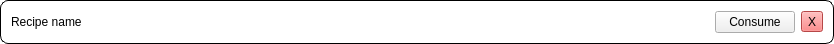
<?xml version="1.0" encoding="UTF-8"?>
<ui version="4.0">
 <class>InventoryEntry</class>
 <widget class="QWidget" name="InventoryEntry">
  <property name="geometry">
   <rect>
    <x>0</x>
    <y>0</y>
    <width>834</width>
    <height>40</height>
   </rect>
  </property>
  <property name="windowTitle">
   <string>Form</string>
  </property>
  <property name="styleSheet">
   <string notr="true">#InventoryEntry {
	border: 1px solid;
	border-radius: 8px;
	background-color: #ffffff;
}</string>
  </property>
  <layout class="QHBoxLayout" name="horizontalLayout">
   <item>
    <widget class="QLabel" name="itemType">
     <property name="text">
      <string>Recipe name</string>
     </property>
    </widget>
   </item>
   <item>
    <spacer name="horizontalSpacer_2">
     <property name="orientation">
      <enum>Qt::Horizontal</enum>
     </property>
     <property name="sizeType">
      <enum>QSizePolicy::MinimumExpanding</enum>
     </property>
     <property name="sizeHint" stdset="0">
      <size>
       <width>40</width>
       <height>20</height>
      </size>
     </property>
    </spacer>
   </item>
   <item>
    <widget class="QPushButton" name="throwOutBtn">
     <property name="text">
      <string>Consume</string>
     </property>
    </widget>
   </item>
   <item>
    <widget class="QToolButton" name="removeBtn">
     <property name="styleSheet">
      <string notr="true">background-color: rgb(255, 100, 100);</string>
     </property>
     <property name="text">
      <string>X</string>
     </property>
    </widget>
   </item>
  </layout>
 </widget>
 <resources/>
 <connections/>
</ui>
